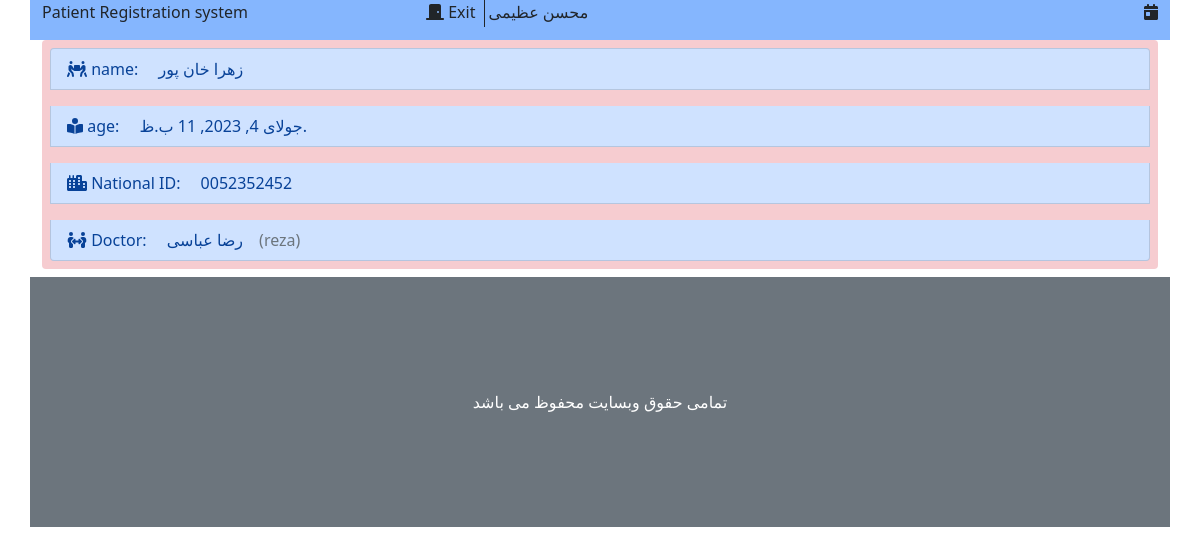
/visit/detail/0052352452/ (signed in), run on the app's committed database.
### account/models.py (models this page shows, shortened)
class profile(models.Model):
    class Meta:
        verbose_name = 'ساخت حساب دکتر'
        verbose_name_plural = 'ساخت حساب دکتر'
    user = models.OneToOneField(User, on_delete=models.CASCADE, verbose_name='حساب کاربری', null=True)
    fullname = models.CharField('نام کامل', max_length=120, default='')
    age = models.IntegerField('سن', null=True)
    city = models.CharField('شهر', max_length=50, null=True)
    phone = models.CharField('تلفن', max_length=12, null=True)
    Secretary, Doctor, AdminSystem = 0, 1, 2
    role_list = [(Secretary, 'منشی (سطح 0)'), (Doctor, 'دکتر (سطح 1)'), (AdminSystem, 'ادمین سیستم (سطح 3)')]
    role = models.IntegerField('سطح دسترسی', choices=role_list, null=True, default=0, blank=True)
    General, Specialist, SuperSpecialist = 0, 1, 2
    deg = [(General, 'عمومی'), (Specialist, 'تخصص'), (SuperSpecialist, 'فوق تخصص')]
    degree = models.IntegerField('درجه تحصیلی', choices=deg, null=True, blank=True)
    title = models.CharField('عنوان دکتر', null=True, max_length=50)
    address = models.TextField('آدرس', null=True)

### visit/models.py (models this page shows, shortened)
class Patient(models.Model):
    class Meta:
        verbose_name = 'بیمار'
        verbose_name_plural = 'بیمار'
    file_number = models.CharField(primary_key=True, max_length=10)
    fullname = models.CharField('نام کامل', max_length=120)
    age = models.DateTimeField('تاریخ تولد', null=True)
    doctor = models.ForeignKey('account.profile', on_delete=models.DO_NOTHING, verbose_name='دکتر')
    phone = models.CharField('تلفن', max_length=11, null=True)

### visit/views.py (the view)
# urls.py: path('detail/<str:fileNumber>/', patient_detail, name='patient_detail'),
@login_required()
def patient_detail(request, fileNumber):
    patient_file = get_object_or_404(Patient, file_number=fileNumber)
    context = {
        'patient': patient_file,
        'date': time_now
    }
    return render(request, 'visit/patient_detail.html', context)

### visit/templates/visit/patient_detail.html (shortened to what this page needs)
{% extends "visit/_base.html" %}
{% load static %}
{% block main %}
    <ul class="list-group bg-danger bg-opacity-25 text-start">
        <li class="list-group-item list-group-item-primary m-2">
            <i class="fa fa-people-carry"></i>
            <span>name: </span>
            <span class="p-2 m-2">{{ patient.fullname }}</span>
        </li>
        <li class="list-group-item list-group-item-primary m-2">
            <i class="fa fa-book-reader"></i>
            <span>age: </span>
            <span class="p-2 m-2">{{ patient.age }}</span>
        </li>
        <li class="list-group-item list-group-item-primary m-2">
            <i class="fa fa-city"></i>
            <span>National ID: </span>
            <span class="p-2 m-2">{{ patient.file_number }}</span>
        </li>
        <li class="list-group-item list-group-item-primary m-2">
            <i class="fa fa-people-arrows"></i>
            <span>Doctor: </span>
            <span class="p-2 m-2">{{ patient.doctor.fullname }}</span><span class="text-muted">({{ patient.doctor.user.username}})</span>
        </li>
    </ul>
{% endblock %}

### visit/templates/visit/_base.html (shortened to what this page needs)
{% load static %}
<!DOCTYPE html>
<html lang="en">
<head>
    <link rel="stylesheet" href="{% static "visit/css/bootstrap.css" %}">
    <link rel="stylesheet" href="{% static "visit/css/all.css" %}">
</head>
<body>
<div class="container">
    <div class="header">
        <div class="row bg-primary bg-opacity-50">
            <div class="col-4 text-start">
                <p class=""><a href="{% url "visit:main_page" %}" class="text-decoration-none text-dark">Patient Registration system</a></p>
            </div>
            <div class="col-4 center-block">
                {% if user.is_authenticated %}
                    <a class="text-decoration-none border-dark border-end p-1 text-dark" href="{% url "account:logout_view" %}">
                        <i class="fa fa-door-closed"></i>
                        Exit
                    </a>
                    {% if user.profile.fullname == ""%}
                        <span class="p-1"> {{ user.get_username }}</span>
                    {% else %}
                        <span class="p-1">{{ user.profile.fullname }}</span>
                    {% endif %}
                {% endif %}
            </div>
            <div class="col-4 text-end">
            <i class="fa fa-calendar-day"></i>
            </div>
        </div>
    </div>
    <div class="content">
        {% block main %}
        {% endblock %}
    </div>
    <div class="footer">
         <div class="row align-items-center bg-secondary my-2" style="height: 250px">
            <span class="text-center text-white">تمامی حقوق وبسایت محفوظ می باشد</span>
         </div>
    </div>
</div>
</body>
</html>

### visit/static/visit/css/all.css (style rules this page uses)
.fa-calendar-day:before { content: "\f783"; }
.fa-city:before { content: "\f64f"; }
.fa-door-closed:before { content: "\f52a"; }
.fa-people-arrows:before { content: "\e068"; }

### data on the page
Patient: fullname "زهرا خان پور", age "جولای 4, 2023, 11 ب.ظ.", file_number "0052352452", doctor.fullname "رضا عباسی", doctor.user.username "reza"

### other printed values
{{ user.profile.fullname }} "محسن عظیمی"
